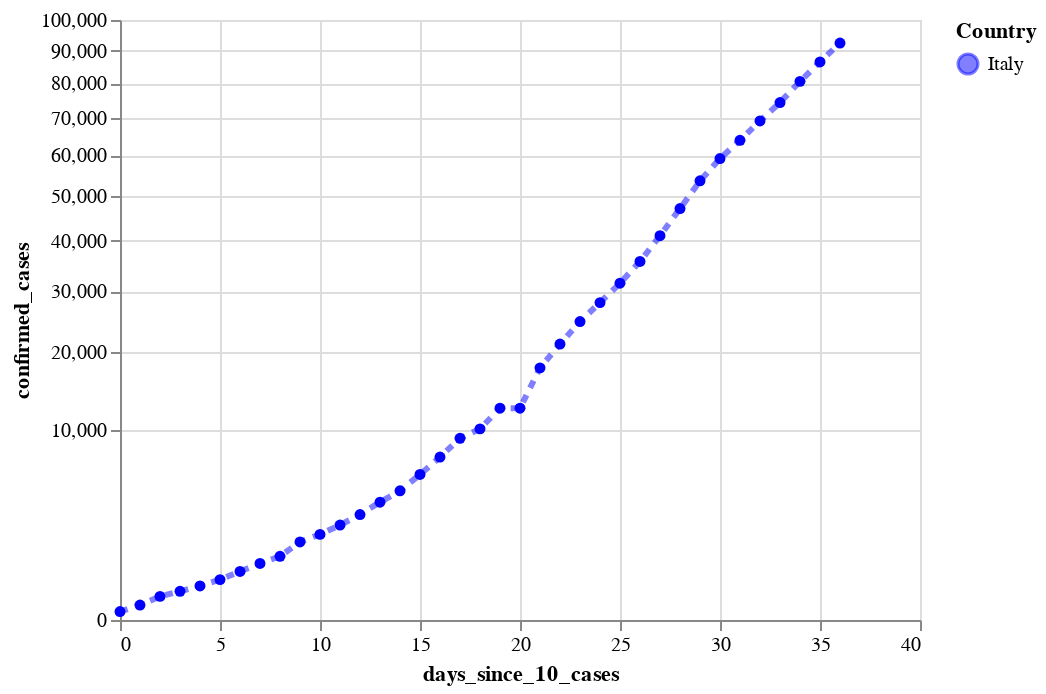

The code cell stored with this chart in its notebook:
### Code cell
#hide

cases_it_plot = alt.Chart(source_it).mark_line(
    color='blue',
    opacity=0.5,
    strokeDash=[4, 4],
    strokeWidth=3,
    point=True
).encode(
    x='days_since_10_cases:Q',
#     y='confirmed_cases:Q',
    y=alt.Y('confirmed_cases:Q', scale=alt.Scale(type='sqrt')),
#     size='new_cases:Q',
    tooltip=['country', 'date:T', 'confirmed_cases', 'new_cases'],
    color=alt.Color('country', scale=alt.Scale(range=['blue'], domain=['Italy']), title="Country")
)



cases_it_plot

### Figure 1 — Vega-Lite specification as saved in the notebook (floating-point values rounded to 4 significant figures)
{"config": {"view": {"continuousWidth": 400, "continuousHeight": 300}}, "data": {"name": "data-774efa6f17819813874601c0a04312df"}, "mark": {"type": "line", "color": "blue", "opacity": 0.5, "point": true, "strokeDash": [4, 4], "strokeWidth": 3}, "encoding": {"color": {"type": "nominal", "field": "country", "scale": {"domain": ["Italy"], "range": ["blue"]}, "title": "Country"}, "tooltip": [{"type": "nominal", "field": "country"}, {"type": "temporal", "field": "date"}, {"type": "quantitative", "field": "confirmed_cases"}, {"type": "quantitative", "field": "new_cases"}], "x": {"type": "quantitative", "field": "days_since_10_cases"}, "y": {"type": "quantitative", "field": "confirmed_cases", "scale": {"type": "sqrt"}}}, "$schema": "https://vega.github.io/schema/vega-lite/v4.0.2.json", "datasets": {"data-774efa6f17819813874601c0a04312df": [{"country": "Italy", "date": "2020-02-21", "days_since_10_cases": 0, "confirmed_cases": 20, "confirmed_cases_per_million": 0.0, "new_cases": 0}, {"country": "Italy", "date": "2020-02-22", "days_since_10_cases": 1, "confirmed_cases": 62, "confirmed_cases_per_million": 1.0, "new_cases": 42}, {"country": "Italy", "date": "2020-02-23", "days_since_10_cases": 2, "confirmed_cases": 155, "confirmed_cases_per_million": 3.0, "new_cases": 93}, {"country": "Italy", "date": "2020-02-24", "days_since_10_cases": 3, "confirmed_cases": 229, "confirmed_cases_per_million": 4.0, "new_cases": 74}, {"country": "Italy", "date": "2020-02-25", "days_since_10_cases": 4, "confirmed_cases": 322, "confirmed_cases_per_million": 5.0, "new_cases": 93}, {"country": "Italy", "date": "2020-02-26", "days_since_10_cases": 5, "confirmed_cases": 453, "confirmed_cases_per_million": 8.0, "new_cases": 131}, {"country": "Italy", "date": "2020-02-27", "days_since_10_cases": 6, "confirmed_cases": 655, "confirmed_cases_per_million": 11.0, "new_cases": 202}, {"country": "Italy", "date": "2020-02-28", "days_since_10_cases": 7, "confirmed_cases": 888, "confirmed_cases_per_million": 15.0, "new_cases": 233}, {"country": "Italy", "date": "2020-02-29", "days_since_10_cases": 8, "confirmed_cases": 1128, "confirmed_cases_per_million": 19.0, "new_cases": 240}, {"country": "Italy", "date": "2020-03-01", "days_since_10_cases": 9, "confirmed_cases": 1694, "confirmed_cases_per_million": 28.0, "new_cases": 566}, {"country": "Italy", "date": "2020-03-02", "days_since_10_cases": 10, "confirmed_cases": 2036, "confirmed_cases_per_million": 34.0, "new_cases": 342}, {"country": "Italy", "date": "2020-03-03", "days_since_10_cases": 11, "confirmed_cases": 2502, "confirmed_cases_per_million": 42.0, "new_cases": 466}, {"country": "Italy", "date": "2020-03-04", "days_since_10_cases": 12, "confirmed_cases": 3089, "confirmed_cases_per_million": 51.0, "new_cases": 587}, {"country": "Italy", "date": "2020-03-05", "days_since_10_cases": 13, "confirmed_cases": 3858, "confirmed_cases_per_million": 64.0, "new_cases": 769}, {"country": "Italy", "date": "2020-03-06", "days_since_10_cases": 14, "confirmed_cases": 4636, "confirmed_cases_per_million": 77.0, "new_cases": 778}, {"country": "Italy", "date": "2020-03-07", "days_since_10_cases": 15, "confirmed_cases": 5883, "confirmed_cases_per_million": 98.0, "new_cases": 1247}, {"country": "Italy", "date": "2020-03-08", "days_since_10_cases": 16, "confirmed_cases": 7375, "confirmed_cases_per_million": 123.0, "new_cases": 1492}, {"country": "Italy", "date": "2020-03-09", "days_since_10_cases": 17, "confirmed_cases": 9172, "confirmed_cases_per_million": 152.0, "new_cases": 1797}, {"country": "Italy", "date": "2020-03-10", "days_since_10_cases": 18, "confirmed_cases": 10149, "confirmed_cases_per_million": 169.0, "new_cases": 977}, {"country": "Italy", "date": "2020-03-11", "days_since_10_cases": 19, "confirmed_cases": 12462, "confirmed_cases_per_million": 207.0, "new_cases": 2313}, {"country": "Italy", "date": "2020-03-12", "days_since_10_cases": 20, "confirmed_cases": 12462, "confirmed_cases_per_million": 207.0, "new_cases": 0}, {"country": "Italy", "date": "2020-03-13", "days_since_10_cases": 21, "confirmed_cases": 17660, "confirmed_cases_per_million": 293.0, "new_cases": 5198}, {"country": "Italy", "date": "2020-03-14", "days_since_10_cases": 22, "confirmed_cases": 21157, "confirmed_cases_per_million": 351.0, "new_cases": 3497}, {"country": "Italy", "date": "2020-03-15", "days_since_10_cases": 23, "confirmed_cases": 24747, "confirmed_cases_per_million": 411.0, "new_cases": 3590}, {"country": "Italy", "date": "2020-03-16", "days_since_10_cases": 24, "confirmed_cases": 27980, "confirmed_cases_per_million": 465.0, "new_cases": 3233}, {"country": "Italy", "date": "2020-03-17", "days_since_10_cases": 25, "confirmed_cases": 31506, "confirmed_cases_per_million": 523.0, "new_cases": 3526}, {"country": "Italy", "date": "2020-03-18", "days_since_10_cases": 26, "confirmed_cases": 35713, "confirmed_cases_per_million": 593.0, "new_cases": 4207}, {"country": "Italy", "date": "2020-03-19", "days_since_10_cases": 27, "confirmed_cases": 41035, "confirmed_cases_per_million": 682.0, "new_cases": 5322}, {"country": "Italy", "date": "2020-03-20", "days_since_10_cases": 28, "confirmed_cases": 47021, "confirmed_cases_per_million": 781.0, "new_cases": 5986}, {"country": "Italy", "date": "2020-03-21", "days_since_10_cases": 29, "confirmed_cases": 53578, "confirmed_cases_per_million": 890.0, "new_cases": 6557}, {"country": "Italy", "date": "2020-03-22", "days_since_10_cases": 30, "confirmed_cases": 59138, "confirmed_cases_per_million": 982.0, "new_cases": 5560}, {"country": "Italy", "date": "2020-03-23", "days_since_10_cases": 31, "confirmed_cases": 63927, "confirmed_cases_per_million": 1062.0, "new_cases": 4789}, {"country": "Italy", "date": "2020-03-24", "days_since_10_cases": 32, "confirmed_cases": 69176, "confirmed_cases_per_million": 1149.0, "new_cases": 5249}, {"country": "Italy", "date": "2020-03-25", "days_since_10_cases": 33, "confirmed_cases": 74386, "confirmed_cases_per_million": 1236.0, "new_cases": 5210}, {"country": "Italy", "date": "2020-03-26", "days_since_10_cases": 34, "confirmed_cases": 80589, "confirmed_cases_per_million": 1339.0, "new_cases": 6203}, {"country": "Italy", "date": "2020-03-27", "days_since_10_cases": 35, "confirmed_cases": 86498, "confirmed_cases_per_million": 1437.0, "new_cases": 5909}, {"country": "Italy", "date": "2020-03-28", "days_since_10_cases": 36, "confirmed_cases": 92472, "confirmed_cases_per_million": 1536.0, "new_cases": 5974}]}}
